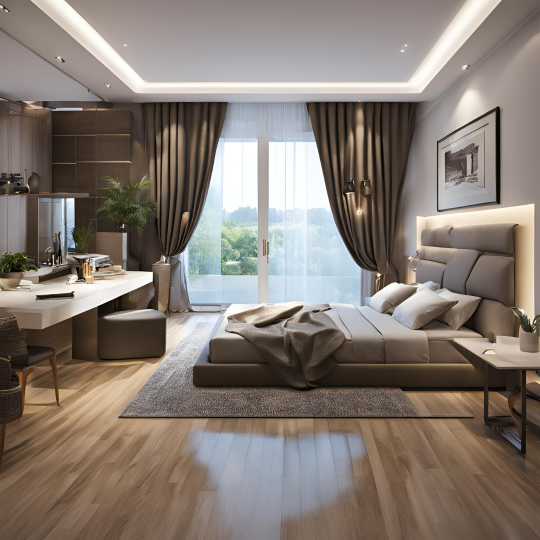
#> input picture img/bed-room/bed-room.png, 1080 x 1080 px (shown at 1/2 size)
$ python gallery-build.py
#> lines starting #> are read from the running program, lines starting #| are printed output that depends on the picture
#!/usr/bin/env python3
"""Build the complete existing-image gallery; requires Pillow, preserves originals.

Run manually after changing original gallery images: python3 scripts/gallery-build.py
This is an asset preparation command, not a dependency of the Node site build.
Only exact file/pixel duplicates are merged. Distinct designs are always retained.
"""
from collections import Counter, defaultdict
from hashlib import sha256
from pathlib import Path
import json

from PIL import Image, ImageOps

ROOT = Path(__file__).resolve().parents[1]
OUT = ROOT / 'img/gallery'
CATEGORY_ORDER = ['Living rooms', 'Kitchens', 'Bedrooms', 'Wardrobes', 'Dining', 'Pooja', 'Kids', 'Workspaces', 'Shops', 'Bathrooms', 'Balconies', 'Renovation', 'Portfolio']
FOLDERS = {
    'living-room': 'Living rooms', 'modular-kitchen': 'Kitchens', 'bed-room': 'Bedrooms',
    'wardrobe': 'Wardrobes', 'dining-room': 'Dining', 'pooja-room': 'Pooja',
    'kids-bed-room': 'Kids', 'home-office': 'Workspaces', 'office': 'Workspaces',
    'shop': 'Shops', 'bathroom': 'Bathrooms', 'balcony': 'Balconies',
    'renovation': 'Renovation', 'portfolio': 'Portfolio', 'intro-carousel': 'Portfolio',
}

# Descriptions are based on visual inspection of the existing source collection.
# They describe what is visible, without claiming a client, location or completion.
DESCRIPTIONS = {
    'living-room': [
        ('Soft grey, clean lines', 'Grey sofa beneath pendant lights beside a pale panelled feature wall'),
        ('A room with a view', 'Grey living room seating arranged around low tables beside wide windows'),
        ('Room to gather', 'Facing sofas with a central coffee table and a recessed television wall'),
        ('Colour by the window', 'Living room with colourful cushions, framed artwork and tall corner windows'),
        ('A relaxed family corner', 'Casual seating with colourful cushions, indoor plants and low wooden tables'),
        ('Warmth in colour', 'Living room with a teal sofa, bright cushions and plants beside tall windows'),
        ('A quieter TV wall', 'Pale television wall with storage, an armchair and a timber coffee table'),
        ('Layered light and greenery', 'Living room television wall framed by warm shelving lights and trailing greenery'),
    ],
    'modular-kitchen': [
        ('A useful central island', 'Grey kitchen cabinetry with a white island worktop and breakfast stools'),
        ('Dark cabinets, warm light', 'Dark wood kitchen with an island, open shelves and warm task lighting'),
        ('Natural light at the island', 'Timber kitchen with a central island, hanging lights and tall windows'),
        ('A calm corner kitchen', 'Pale L-shaped cabinets with a blue splashback and a bright corner window'),
        ('An everyday breakfast spot', 'White kitchen with a long counter, low stools and a corner sink'),
        ('Timber and a garden view', 'Timber kitchen island with a pale countertop and large garden-facing windows'),
        ('A bright island layout', 'White kitchen island with black accents, breakfast stools and broad windows'),
        ('A little mustard yellow', 'Compact kitchen with white lower cabinets and mustard yellow upper cupboards'),
    ],
    'bed-room': [
        ('Colour and carved wood', 'Bedroom with carved timber furniture, patterned curtains and a blue bed runner'),
        ('A warm yellow accent', 'Bedroom with a yellow feature wall, low bed and dark wood storage'),
        ('A place to unwind', 'Neutral bedroom with a recessed ceiling, long curtains and seating by the window'),
        ('Timber behind the bed', 'Bedroom with a timber panelled headboard wall and a low upholstered bed'),
        ('A fresh green detail', 'Bedroom with green accent panels, a patterned headboard and built-in cupboards'),
        ('Warm wood, soft lighting', 'Bedroom with warm wood wall panels, bedside lighting and a teal bed runner'),
        ('A bright bedside wall', 'Bedroom with a yellow wall accent, framed artwork and a low upholstered bed'),
        ('Rich timber and teal', 'Bedroom with dark timber furniture, teal bedding and sunlight from a wide window'),
    ],
    'wardrobe': [
        ('Storage in warm timber', 'Open timber wardrobe with hanging rails, drawers and shoe shelves beside a window'),
        ('A place for every layer', 'Open wardrobe with hanging clothes, drawers and softly illuminated shelves'),
        ('Simple pale storage', 'Pale wardrobe with open doors, hanging clothes and a central drawer stack'),
        ('Drawers within reach', 'Open light-coloured wardrobe with hanging rails and a bank of drawers'),
        ('A walk-in wardrobe', 'Walk-in wardrobe with timber shelving, hanging rails and a pink rug'),
        ('Shoes, shelves and rails', 'Timber wardrobe with separate hanging sections, open shelves and shoe storage'),
        ('A balanced storage layout', 'Light wardrobe with symmetrical hanging sections and central drawers'),
        ('Storage along the wall', 'Bedroom corner with dark open wardrobes and a central pale drawer unit'),
    ],
    'home-office': [
        ('A desk beside the window', 'Home workspace with a timber desk, open shelving and a black feature wall'),
        ('A light-filled work corner', 'Timber desk and chair beside open shelving, plants and a large window'),
        ('Natural light for work', 'Wooden home-office desk with woven window blinds and leafy indoor plants'),
        ('Space for everyday work', 'Home workspace with a timber desk, wall shelves and plants around the window'),
        ('A quiet botanical corner', 'Home-office desk beneath botanical prints with a comfortable chair and plants'),
        ('A darker study', 'Dark home office with a long timber desk, open shelves and a black task chair'),
        ('Books around the desk', 'Home-office desk surrounded by timber bookshelves and plants beside a window'),
        ('Compact and considered', 'Small workspace with a white chair, timber desk and dark open shelving'),
    ],
    'office': [
        ('A bright shared workspace', 'Open-plan office with white desks, orange task chairs and broad windows'),
        ('Desks with daylight', 'Shared timber worktables with pale chairs and indoor plants beside tall windows'),
        ('An open office layout', 'Long shared desks with black task chairs beneath an exposed-services ceiling'),
        ('A clear desk layout', 'Office with rows of workstations, bright ceiling panels and low desk dividers'),
        ('Room for collaboration', 'Office with timber worktables, orange chairs, tall windows and hanging plants'),
        ('Flexible working space', 'Bright office with open desks, black task chairs and an exposed white ceiling'),
        ('A little green at work', 'Office with lime green desk partitions, black chairs and a long window wall'),
        ('A shared place to work', 'Open office with long workstations, orange chairs and indoor planting'),
    ],
    'shop': [
        ('A clear retail aisle', 'Clothing shop with central display tables, wall shelving and a bright ceiling'),
        ('Display with room to browse', 'Retail shop with pale display islands, wall shelves and geometric lighting'),
        ('Timber retail shelving', 'Clothing shop with timber shelving, hanging rails and dark ceiling track lights'),
        ('A well-lit shop floor', 'Clothing shop with wood-framed shelving, hanging rails and central display counters'),
        ('A colourful clothing display', 'Bright clothing shop with colourful garments, white counters and a timber floor'),
        ('Shelves along the aisle', 'Retail interior with stocked timber shelving, a central aisle and warm lighting'),
        ('An organised clothing shop', 'Clothing shop with hanging garments, shoe shelves and warm ceiling spotlights'),
        ('A layered retail display', 'Retail shop with timber wall shelves, display counters and integrated warm lighting'),
    ],
    'bathroom': [
        ('Space around the bath', 'Neutral bathroom with a freestanding bath, long vanity and natural light'),
        ('A calm bathing space', 'Bathroom with a long vanity, glass shower screen and a bath beside the window'),
        ('Light at the vanity', 'Warm neutral bathroom with a pale countertop, recessed lighting and a tall window'),
        ('Built-in bathroom storage', 'Bathroom with a long vanity, recessed shelving and a built-in bath'),
        ('A bright shower corner', 'Bathroom with a glass shower enclosure, round mirror and floating timber vanity'),
        ('A clear bathroom layout', 'Bathroom with a freestanding bath, large mirror and floating vanity storage'),
        ('Light and natural finishes', 'Bathroom with a long floating vanity, open shelves and a freestanding bath'),
        ('Simple lines at the vanity', 'Modern bathroom with pale walls, a long floating vanity and integrated ceiling lights'),
    ],
    'balcony': [
        ('A sunset coffee corner', 'Balcony with a small round table, chairs, hanging greenery and a sunset view'),
        ('An open balcony edge', 'Long bright balcony with a pale timber floor, glass doors and a distant hillside view'),
        ('A quiet outdoor seat', 'Covered balcony with pale lounge seating, a small round table and a glass railing'),
        ('A planted balcony corner', 'Balcony seating with a wicker chair, cushions, terracotta pots and leafy plants'),
        ('A table above the city', 'Sunlit balcony with a small table, two chairs and plants along a metal railing'),
        ('Greenery at the doorway', 'Balcony with a timber floor, pale curtains, a small chair and clustered potted plants'),
        ('A little outdoor living room', 'Balcony with a pale sofa, wicker furniture and a collection of leafy plants'),
        ('A shaded balcony retreat', 'Covered balcony with wicker chairs, a small table and planting beside the railing'),
    ],
    'renovation': [
        ('A living room comparison', 'Split-view design reference showing an unfinished room above a furnished living room'),
        ('A kitchen layout comparison', 'Split-view design reference comparing an older kitchen with a brighter island layout'),
        ('A lighter living space', 'Before-and-after design reference comparing two living room arrangements'),
        ('Opening up a living room', 'Split-view living room design reference with pale finishes and a broad window'),
        ('Four views of a room', 'Four-panel renovation design reference showing different stages of a living room'),
        ('A change in layout', 'Before-and-after room design reference with a new divider and pale lounge seating'),
        ('A brighter kitchen idea', 'Before-and-after kitchen design reference with pale cabinets and a central island'),
        ('A kitchen in transition', 'Kitchen renovation reference with unfinished surfaces beside newly fitted pale cabinets'),
    ],
}

SPECIAL = {
    'img/about-img.png': ('Living rooms', 'Soft seating, bright cushions', 'Close view of a grey sofa with yellow and patterned cushions beside a timber coffee table'),
    'img/why-us.png': ('Living rooms', 'A softly lit sitting room', 'Living room with a grey sectional sofa, dark coffee table and warm recessed lighting'),
    'living-room/living-room.png': ('Living rooms', 'Colour, comfort and texture', 'Living room with a teal sofa, colourful cushions, framed artwork and a wooden coffee table'),
    'modular-kitchen/modular-kitchen.png': ('Kitchens', 'A compact grey kitchen', 'Compact grey kitchen with open shelves, an extractor hood and light timber flooring'),
    'bed-room/bed-room.png': ('Bedrooms', 'A restful neutral bedroom', 'Neutral bedroom with a grey bed, soft curtains and a desk beside the window'),
    'wardrobe/wardrobe.png': ('Wardrobes', 'A dressing room in timber', 'Walk-in wardrobe with timber drawers, hanging storage and illuminated shoe shelves'),
    'bathroom/bathroom.png': ('Bathrooms', 'A bath beside the window', 'Bathroom with a freestanding bath, timber wall panels and a rounded vanity'),
    'balcony/balcony.png': ('Balconies', 'A green balcony nook', 'Narrow balcony with a small round table, wicker chairs and layers of potted plants'),
    'renovation/renovation.png': ('Renovation', 'A room made lighter', 'Split-view renovation design reference contrasting an unfinished room with a furnished sitting area'),
    'dining-room/dining-room.png': ('Dining', 'A table for everyday gathering', 'Dining room with a timber table, blue chairs, pendant lights and a pale panelled wall'),
    'pooja-room/pooja-room.png': ('Pooja', 'A dedicated pooja space', 'Pooja room with a raised altar, patterned wall panels and warm recessed lighting'),
    'kids-bed-room/kids-bed-room.png': ('Kids', 'Room to grow and play', 'Childrens bedroom with a loft bed, timber storage, books and colourful bedding'),
    'intro-carousel/1.png': ('Living rooms', 'Living around the view', 'Bright living room with a grey sofa, colourful cushions and a timber television wall'),
    'intro-carousel/2.png': ('Kitchens', 'Kitchen and breakfast together', 'Bright kitchen with a white island, timber breakfast stools and a mustard wall accent'),
    'intro-carousel/3.png': ('Living rooms', 'Warm accents in a bright room', 'Living room with grey and mustard seating, tall windows and timber wall detailing'),
    'portfolio/1.jpg': ('Bedrooms', 'Blue stripes behind the bed', 'Bedroom with a blue-striped headboard wall, matching bedding and a black-and-white dresser'),
    'portfolio/2.jpg': ('Dining', 'A sculptural pink interior', 'Pink dining interior with sculptural seating, round white tables and a curved illuminated ceiling'),
    'portfolio/3.jpg': ('Living rooms', 'Low seating by the window', 'Living room with low lounge chairs, a red television cabinet and broad garden-facing windows'),
    'portfolio/4.jpg': ('Living rooms', 'An open-plan planted space', 'Open-plan interior with a planted central divider, timber flooring and a staircase'),
    'portfolio/5.jpg': ('Bedrooms', 'A simple monochrome bedroom', 'Bedroom with white wardrobes, a black horizontal band and a matching dresser'),
    'portfolio/5.webp': ('Living rooms', 'An orange accent at home', 'Living room with orange seating, a glass coffee table and a pale television wall'),
    'portfolio/6.jpg': ('Living rooms', 'A long, light living room', 'Living room with pale seating, a dark coffee table and horizontal window blinds'),
    'portfolio/7.jpg': ('Bedrooms', 'A purple bedroom palette', 'Bedroom with purple walls, matching bedding, a chandelier and floral artwork'),
    'portfolio/8.webp': ('Kids', 'Storage around a study corner', 'Childrens room with blue walls, a timber wardrobe, a study desk and a low beanbag'),
    'portfolio/9.webp': ('Living rooms', 'A floating media console', 'Television wall with a long floating console, open shelves and warm timber flooring'),
    'portfolio/10.webp': ('Kitchens', 'Blue above, white below', 'Kitchen with blue upper cabinets, white lower storage and a white refrigerator'),
    'portfolio/11.webp': ('Kitchens', 'A kitchen with a breakfast ledge', 'White kitchen cabinets with a pale splashback and a breakfast counter with green stools'),
    'portfolio/12.webp': ('Kitchens', 'Dark timber in the kitchen', 'Kitchen with dark timber cabinets, a dark splashback and a mobile drawer island'),
    'portfolio/13.webp': ('Living rooms', 'A floating media console', 'Television wall with a long floating console, open shelves and warm timber flooring'),
    'portfolio/14.webp': ('Dining', 'Dining beside the kitchen', 'Round timber dining table with white chairs beside pale kitchen cabinetry'),
    'portfolio/15.webp': ('Kitchens', 'A softly lit corner kitchen', 'Pale green kitchen cabinets with a dark countertop and warm under-cabinet lighting'),
    'portfolio/16.webp': ('Living rooms', 'A small reading corner', 'Green upholstered reading chair beside a tall window and a timber bookcase'),
    'portfolio/17.webp': ('Living rooms', 'Green walls, grey seating', 'Living room with green wall panelling, a grey sofa and patterned cushions'),
    'portfolio/18.webp': ('Living rooms', 'A bold blue and yellow room', 'Living room with blue walls, a yellow sofa, patterned cushions and a chandelier'),
    'portfolio/19.webp': ('Living rooms', 'Pattern and deep red seating', 'Living room with a red patterned sofa, framed artwork and a round glass table'),
    'portfolio/20.jpg': ('Living rooms', 'A light-filled lounge', 'Bright living room with pale sofas, accent chairs and tall windows'),
    'portfolio/21.webp': ('Living rooms', 'Grey seating and timber tables', 'Living room with grey sofas, nesting timber tables, framed artwork and indoor plants'),
    'portfolio/22.webp': ('Living rooms', 'A colourful sitting room', 'Living room with green and yellow seating, colourful cushions and a patterned floor'),
    'portfolio/23.webp': ('Wardrobes', 'Open storage in a small space', 'Open wardrobe with a pale drawer unit, hanging clothes and shelf storage'),
    'portfolio/24.webp': ('Living rooms', 'Texture behind the television', 'Living room television mounted on a textured grey wall with floating storage below'),
}


def description(path):
    key = f'{path.parent.name}/{path.name}'
    if key in SPECIAL:
        return SPECIAL[key]
    if path.stem.isdigit() and path.parent.name in DESCRIPTIONS:
        label, alt = DESCRIPTIONS[path.parent.name][int(path.stem) - 1]
        return FOLDERS[path.parent.name], label, alt
    # New originals stay included; adding a specific description is recommended.
    category = FOLDERS[path.parent.name]
    return category, f'{category} design {path.stem.replace("-", " ")}', f'{category} design from the existing Alankaar Interiors gallery'


def make_variant(image, path, edge, quality):
    resized = image.copy()
    resized.thumbnail((edge, edge), Image.Resampling.LANCZOS)
    resized.save(path, 'WEBP', quality=quality, method=6)
    return resized.size


def main():
    OUT.mkdir(parents=True, exist_ok=True)
    files = sorted(path for folder in FOLDERS for path in (ROOT / 'img' / folder).glob('*') if path.is_file() and path.suffix.lower() in {'.png', '.jpg', '.jpeg', '.webp'})
    # These two original section images are standalone room views, not collages.
    files.extend(path for name in ['about-img.png', 'why-us.png'] if (path := ROOT / 'img' / name).is_file())
    pixel_groups = {}
    items = []
    for path in files:
        image = ImageOps.exif_transpose(Image.open(path)).convert('RGB')
        digest = sha256(str(image.size).encode() + image.tobytes()).hexdigest()
        original = '/' + path.relative_to(ROOT).as_posix()
        if digest in pixel_groups:
            pixel_groups[digest]['originalPaths'].append(original)
            continue
        category, label, alt = description(path)
        item_id = f'{path.parent.name}-{path.stem}-{path.suffix[1:].lower()}'
        thumb_name = f'{item_id}-600.webp'
        full_name = f'{item_id}-1400.webp'
        thumb_width, thumb_height = make_variant(image, OUT / thumb_name, 600, 76)
#> in make_variant, `resized.thumbnail((edge, edge), Image.Resampling.LANCZOS)`:
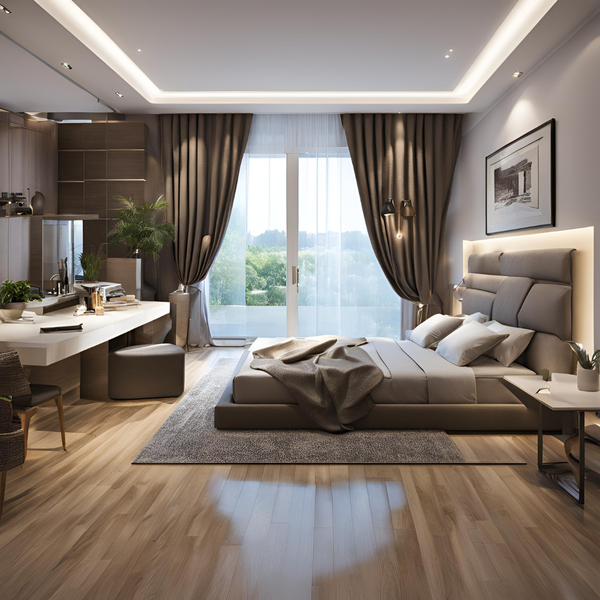
#> resized: PIL image 600x600 RGB; mean R, G, B 133.6, 123.2, 115.1
#> thumb_width = 600; thumb_height = 600
        full_width, full_height = make_variant(image, OUT / full_name, 1400, 84)
#> full_width = 1080; full_height = 1080
        item = {
            'id': item_id, 'src': original, 'thumbnail': f'/img/gallery/{thumb_name}',
            'full': f'/img/gallery/{full_name}', 'width': image.width, 'height': image.height,
            'thumbnailWidth': thumb_width, 'thumbnailHeight': thumb_height,
            'fullWidth': full_width, 'fullHeight': full_height,
            'category': category, 'label': label, 'alt': alt, 'originalPaths': [original],
        }
        pixel_groups[digest] = item
        items.append(item)
#> pass 2 of the loop in main, `for path in files:`:
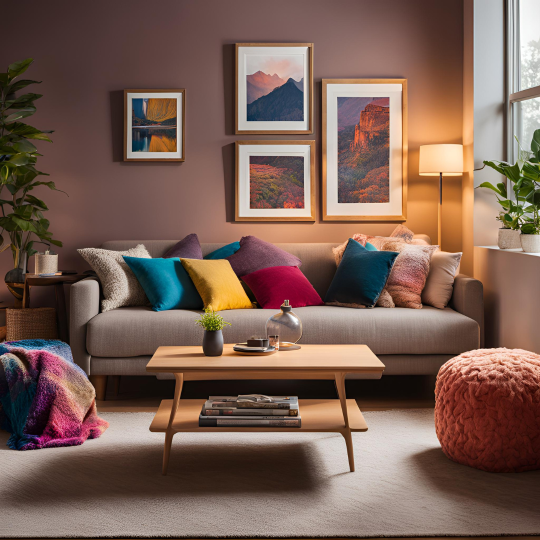
#> input picture img/living-room/living-room.png, 1080 x 1080 px (shown at 1/2 size)
#> in make_variant (call 3), `resized.thumbnail((edge, edge), Image.Resampling.LANCZOS)`:
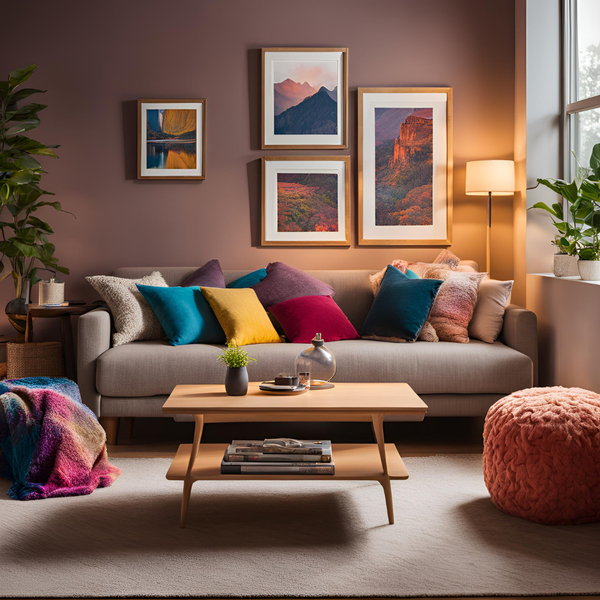
#> resized: PIL image 600x600 RGB; mean R, G, B 121.8, 95.2, 83.7
#> pass 3 of the loop in main, `for path in files:`:
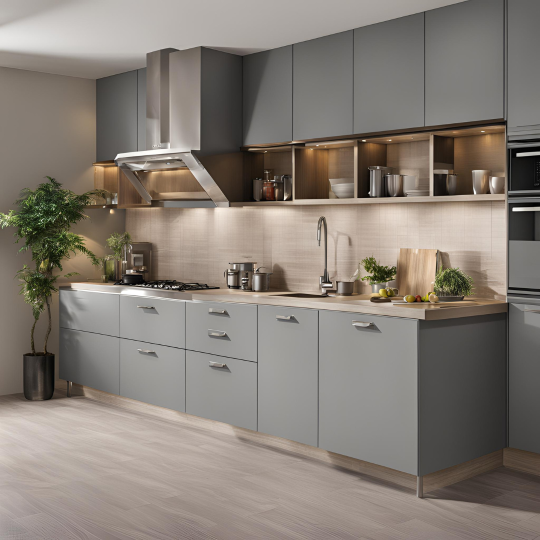
#> input picture img/modular-kitchen/modular-kitchen.png, 1080 x 1080 px (shown at 1/2 size)
#> in make_variant (call 5), `resized.thumbnail((edge, edge), Image.Resampling.LANCZOS)`:
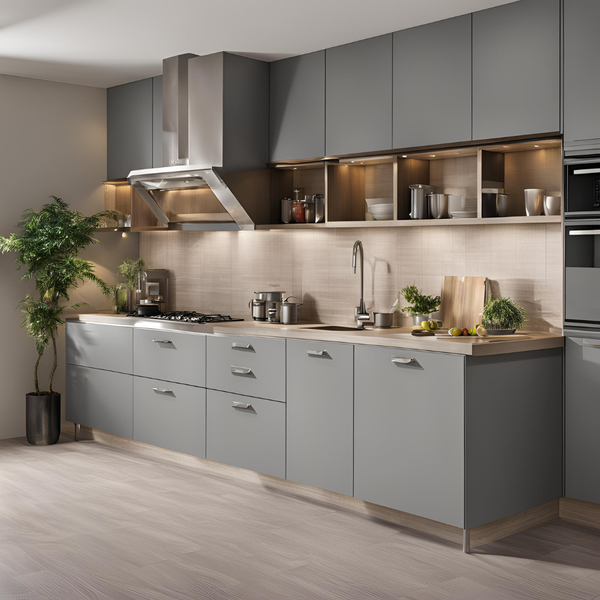
#> resized: PIL image 600x600 RGB; mean R, G, B 134.2, 126.1, 117.7
#> the loop made 6 passes; the first 3 are shown
    buckets = defaultdict(list)
#> buckets = 0 items
    for item in items:
        buckets[item['category']].append(item)
    # Interleave rooms so the first gallery page represents the breadth of designs.
    ordered = []
    while any(buckets.values()):
        for category in CATEGORY_ORDER:
            if buckets[category]:
                ordered.append(buckets[category].pop(0))
#> this loop made 3 passes
#> after the loop, ordered = 6 items
    counts = Counter(item['category'] for item in ordered)
    manifest = {
        'version': 1,
        'sourceFileCount': len(files),
        'imageCount': len(ordered),
        'provenance': 'Existing Alankaar Interiors website image collection. Images include design references; this catalogue does not assert a client, location, photographer, original licence or completed project. Originals are preserved in originalPaths.',
        'categories': [category for category in CATEGORY_ORDER if counts[category]],
        'categoryCounts': {category: counts[category] for category in CATEGORY_ORDER if counts[category]},
        'items': ordered,
    }
    (ROOT / 'content/gallery.json').write_text(json.dumps(manifest, indent=2, ensure_ascii=False) + '\n')
    generated_names = {Path(item[k]).name for item in items for k in ('thumbnail', 'full')}
    for old in OUT.glob('*.webp'):
        if old.name not in generated_names:
            old.unlink()
#> pass 2 of the loop in main, `for old in OUT.glob('*.webp'):`:
#> pass 3 of the loop in main, `for old in OUT.glob('*.webp'):`:
#> (the run stopped early here; a loop or call above may not have finished)
